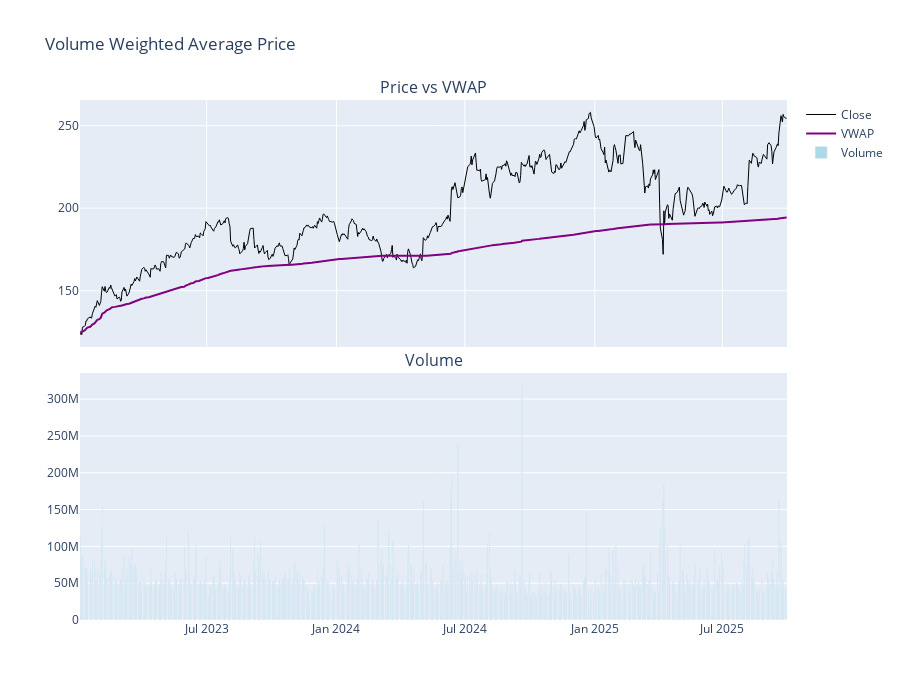

Notebook source saved alongside this figure:
### Markdown cell above
## 3. VWAP - Volume Weighted Average Price

Average price weighted by volume. Used by institutions to assess execution quality. Price above VWAP = bullish, below = bearish.

### Code cell
df["vwap"] = calculate_vwap(df)

fig = make_subplots(
    rows=2, cols=1, shared_xaxes=True, vertical_spacing=0.05, subplot_titles=("Price vs VWAP", "Volume")
)

fig.add_trace(go.Scatter(x=df["date"], y=df["close"], name="Close", line={"color": "black", "width": 1}), row=1, col=1)
fig.add_trace(go.Scatter(x=df["date"], y=df["vwap"], name="VWAP", line={"color": "purple", "width": 2}), row=1, col=1)

fig.add_trace(go.Bar(x=df["date"], y=df["volume"], name="Volume", marker_color="lightblue"), row=2, col=1)

fig.update_layout(height=700, title_text="Volume Weighted Average Price")
fig.show()

print("VWAP = Average price weighted by volume")
print("Used by institutions to assess execution quality")
print("Price above VWAP = bullish, below = bearish")

### Figure 1 — Plotly figure (JSON) as saved in the notebook; plotly's stock layout.template omitted (floating-point values rounded to 4 significant figures; data arrays with more than 128 entries replaced by an {"elided": "..."} marker saying what was removed)
{"data": [{"line": {"color": "black", "width": 1}, "name": "Close", "type": "scatter", "x": {"elided": "688 str values"}, "xaxis": "x", "y": {"elided": "688 float values"}, "yaxis": "y"}, {"line": {"color": "purple", "width": 2}, "name": "VWAP", "type": "scatter", "x": {"elided": "688 str values"}, "xaxis": "x", "y": {"elided": "688 float values"}, "yaxis": "y"}, {"marker": {"color": "lightblue"}, "name": "Volume", "type": "bar", "x": {"elided": "688 str values"}, "xaxis": "x2", "y": {"elided": "688 int values"}, "yaxis": "y2"}], "layout": {"annotations": [{"font": {"size": 16}, "showarrow": false, "text": "Price vs VWAP", "x": 0.5, "xanchor": "center", "xref": "paper", "y": 1, "yanchor": "bottom", "yref": "paper"}, {"font": {"size": 16}, "showarrow": false, "text": "Volume", "x": 0.5, "xanchor": "center", "xref": "paper", "y": 0.475, "yanchor": "bottom", "yref": "paper"}], "height": 700, "title": {"text": "Volume Weighted Average Price"}, "xaxis": {"anchor": "y", "domain": [0, 1], "matches": "x2", "showticklabels": false}, "xaxis2": {"anchor": "y2", "domain": [0, 1]}, "yaxis": {"anchor": "x", "domain": [0.525, 1]}, "yaxis2": {"anchor": "x2", "domain": [0, 0.475]}}}
